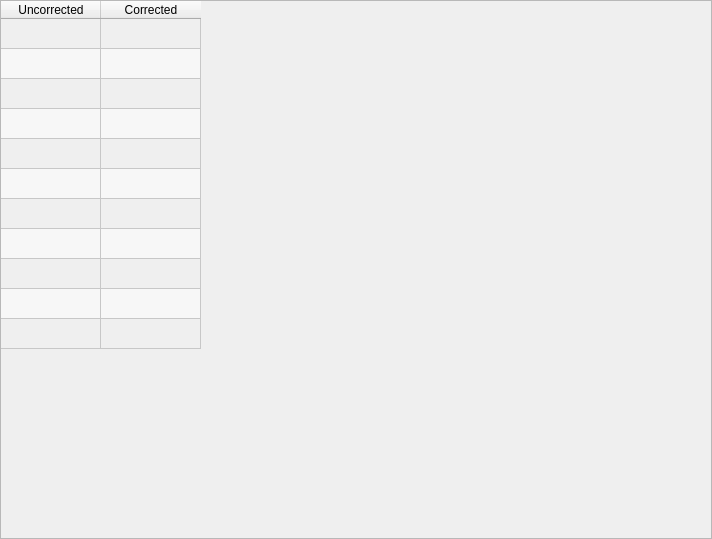
<?xml version="1.0" encoding="UTF-8"?>
<ui version="4.0">
 <class>Form</class>
 <widget class="QWidget" name="Form">
  <property name="geometry">
   <rect>
    <x>0</x>
    <y>0</y>
    <width>712</width>
    <height>539</height>
   </rect>
  </property>
  <property name="windowTitle">
   <string>Form</string>
  </property>
  <layout class="QHBoxLayout" name="horizontalLayout">
   <property name="spacing">
    <number>0</number>
   </property>
   <property name="leftMargin">
    <number>0</number>
   </property>
   <property name="topMargin">
    <number>0</number>
   </property>
   <property name="rightMargin">
    <number>0</number>
   </property>
   <property name="bottomMargin">
    <number>0</number>
   </property>
   <item>
    <widget class="QTableWidget" name="tableWidget">
     <property name="palette">
      <palette>
       <active>
        <colorrole role="Base">
         <brush brushstyle="SolidPattern">
          <color alpha="0">
           <red>0</red>
           <green>255</green>
           <blue>255</blue>
          </color>
         </brush>
        </colorrole>
       </active>
       <inactive>
        <colorrole role="Base">
         <brush brushstyle="SolidPattern">
          <color alpha="0">
           <red>0</red>
           <green>255</green>
           <blue>255</blue>
          </color>
         </brush>
        </colorrole>
       </inactive>
       <disabled>
        <colorrole role="Base">
         <brush brushstyle="SolidPattern">
          <color alpha="255">
           <red>255</red>
           <green>255</green>
           <blue>255</blue>
          </color>
         </brush>
        </colorrole>
       </disabled>
      </palette>
     </property>
     <property name="alternatingRowColors">
      <bool>true</bool>
     </property>
     <property name="showGrid">
      <bool>true</bool>
     </property>
     <property name="gridStyle">
      <enum>Qt::SolidLine</enum>
     </property>
     <property name="sortingEnabled">
      <bool>true</bool>
     </property>
     <attribute name="verticalHeaderVisible">
      <bool>false</bool>
     </attribute>
     <row>
      <property name="text">
       <string>New Row</string>
      </property>
     </row>
     <row>
      <property name="text">
       <string>New Row</string>
      </property>
     </row>
     <row>
      <property name="text">
       <string>New Row</string>
      </property>
     </row>
     <row>
      <property name="text">
       <string>New Row</string>
      </property>
     </row>
     <row>
      <property name="text">
       <string>New Row</string>
      </property>
     </row>
     <row>
      <property name="text">
       <string>New Row</string>
      </property>
     </row>
     <row>
      <property name="text">
       <string>New Row</string>
      </property>
     </row>
     <row>
      <property name="text">
       <string>New Row</string>
      </property>
     </row>
     <row>
      <property name="text">
       <string>New Row</string>
      </property>
     </row>
     <row>
      <property name="text">
       <string>New Row</string>
      </property>
     </row>
     <row>
      <property name="text">
       <string>New Row</string>
      </property>
     </row>
     <column>
      <property name="text">
       <string>Uncorrected</string>
      </property>
     </column>
     <column>
      <property name="text">
       <string>Corrected</string>
      </property>
     </column>
    </widget>
   </item>
  </layout>
 </widget>
 <resources/>
 <connections/>
</ui>
